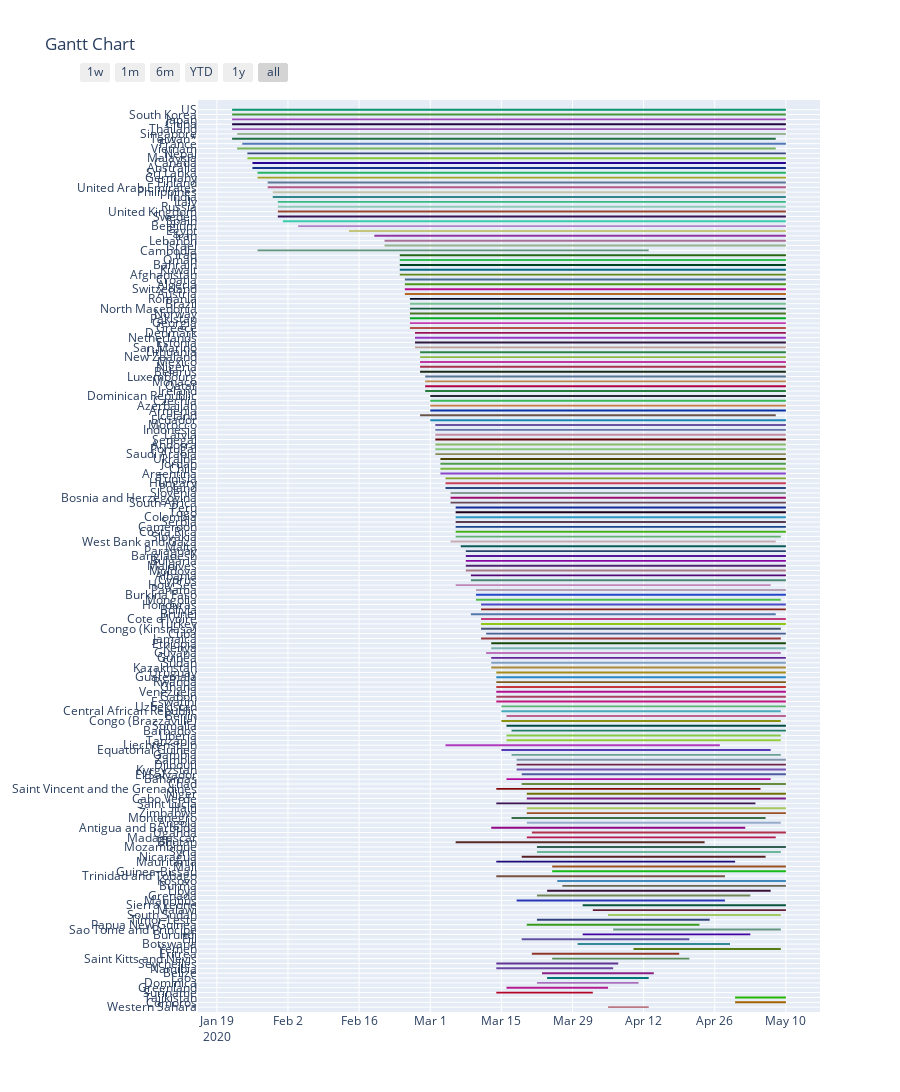

The notebook cell this image was saved under:
### Code cell
first_date = full_table[full_table['Confirmed']>0]
first_date = first_date.groupby('Country/Region')['Date'].agg(['min']).reset_index()
# first_date.head()

# last date
# =========
last_date = full_table.groupby(['Country/Region', 'Date', ])['Confirmed', 'Deaths', 'Recovered']
last_date = last_date.sum().diff().reset_index()

mask = last_date['Country/Region'] != last_date['Country/Region'].shift(1)
last_date.loc[mask, 'Confirmed'] = np.nan
last_date.loc[mask, 'Deaths'] = np.nan
last_date.loc[mask, 'Recovered'] = np.nan

last_date = last_date[last_date['Confirmed']>0]
last_date = last_date.groupby('Country/Region')['Date'].agg(['max']).reset_index()
# last_date.head()

# first_last
# ==========
first_last = pd.concat([first_date, last_date[['max']]], axis=1)

# added 1 more day, which will show the next day as the day on which last case appeared
first_last['max'] = first_last['max'] + timedelta(days=1)

# no. of days
first_last['Days'] = first_last['max'] - first_last['min']

# task column as country
first_last['Task'] = first_last['Country/Region']

# rename columns
first_last.columns = ['Country/Region', 'Start', 'Finish', 'Days', 'Task']

# sort by no. of days
first_last = first_last.sort_values('Days')
# first_last.head()

# visualization
# =============

# produce random colors
clr = ["#"+''.join([random.choice('0123456789ABC') for j in range(6)]) for i in range(len(first_last))]

# plot
fig = ff.create_gantt(first_last, index_col='Country/Region', colors=clr, show_colorbar=False, 
                      bar_width=0.2, showgrid_x=True, showgrid_y=True, height=2500)
fig.show()
